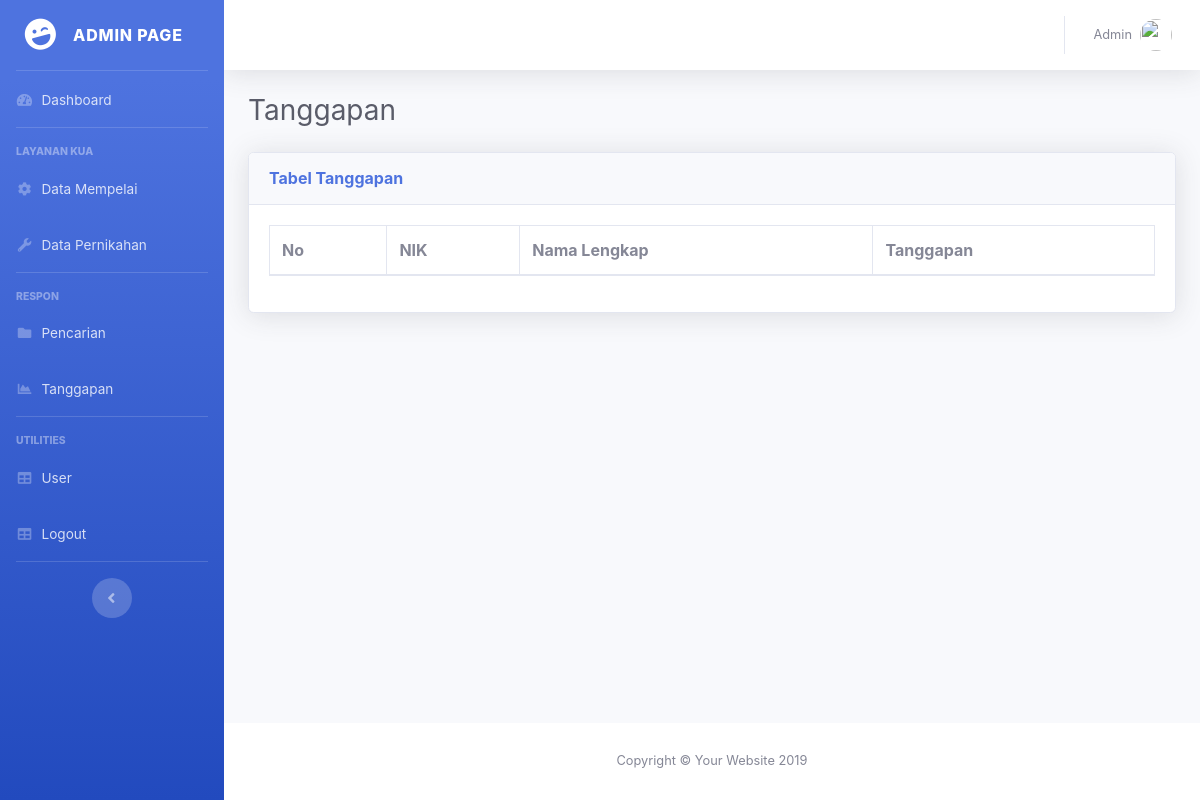
Page /index.php/tanggapan/warga on the earlier database version.
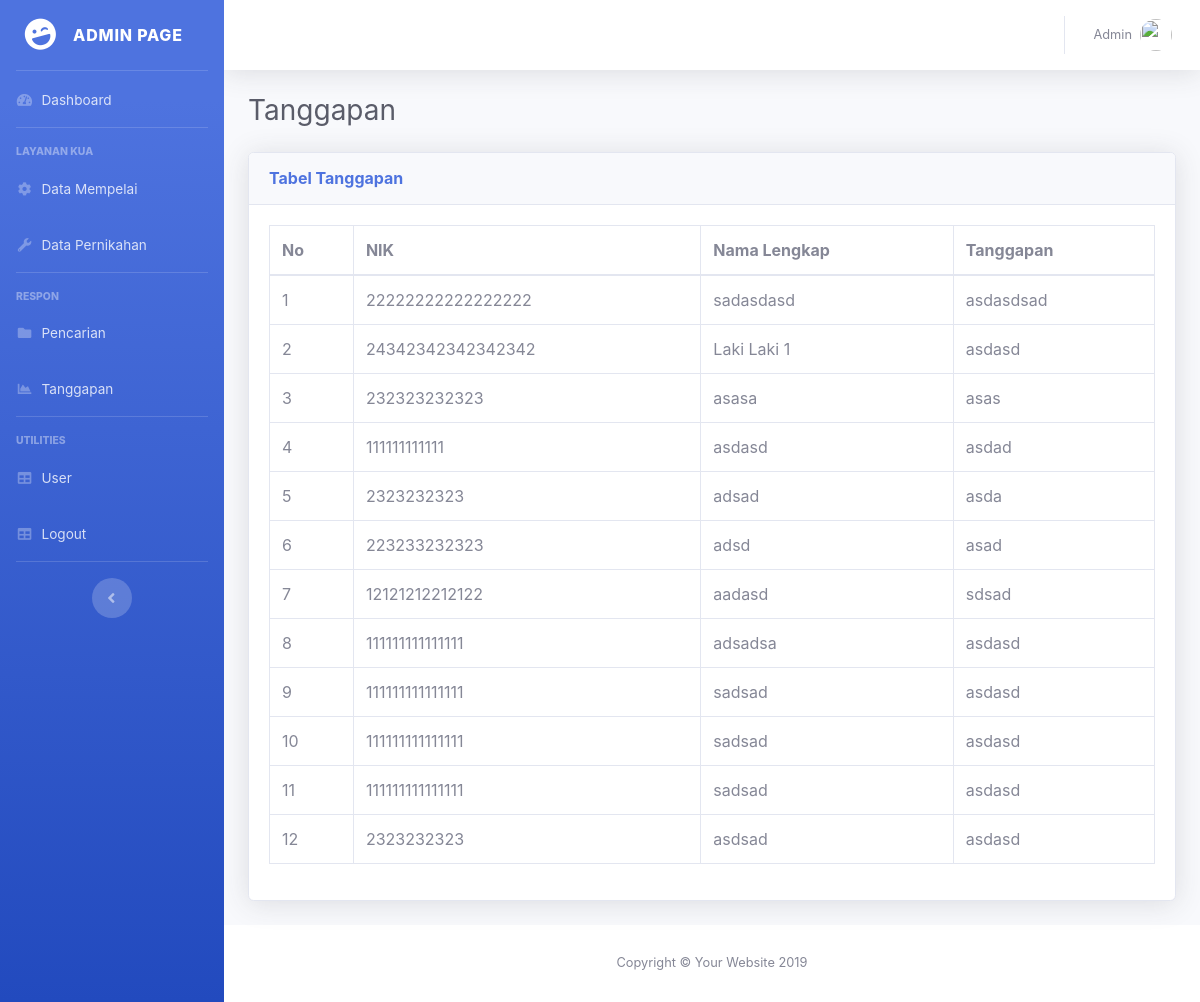
Same page on the later database version.
### tables this page shows
CREATE TABLE IF NOT EXISTS `tb_tanggapan` (
  `idtanggapan` int(11) NOT NULL AUTO_INCREMENT,
  `nik` varchar(40) DEFAULT NULL,
  `namalengkap` varchar(40) DEFAULT NULL,
  `isitanggapan` text,
  PRIMARY KEY (`idtanggapan`)
);

### application/views/admintemplate/content.php (called while the page is built)
<?php
	$this->load->view($page);

### application/views/admintemplate/wrapper.php (called while the page is built, shortened)
<?php
$this->load->view('admintemplate/header');
$this->load->view('admintemplate/content');

### application/controllers/Tanggapan.php (called while the page is built, shortened)
<?php
class Tanggapan extends CI_Controller {
	public function __construct(){
		$this->load->model(array('TanggapanModel'));
	}
	public function warga(){
		$data=array(
			'page'=>'admin/tanggapan/listtanggapan',
			'link'=>'tanggapan/warga',
			'isi'=>$this->TanggapanModel->listall()->result(),
		);
		$this->load->view('admintemplate/wrapper',$data);
	}
}

### index.php (called while the page is built, shortened)
<?php
require_once BASEPATH.'core/CodeIgniter.php';

### application/models/TanggapanModel.php (called while the page is built, shortened)
<?php
class TanggapanModel extends CI_Model {
  function listall(){
    $this->db->select('*')->from('tb_tanggapan');
    return $query=$this->db->get();
  }
}

### application/views/admin/tanggapan/listtanggapan.php (the view, shortened to what this page needs)
<div class="container-fluid">
  <div class="d-sm-flex align-items-center justify-content-between mb-4">
    <h1 class="h3 mb-0 text-gray-800">Tanggapan</h1>
  </div>
  <div class="row">
    <div class="col-xl-12 col-lg-12">
      <div class="card shadow mb-4">
        <div class="card-header py-3 d-flex flex-row align-items-center justify-content-between">
          <h6 class="m-0 font-weight-bold text-primary">Tabel Tanggapan</h6>
        </div>
        <div class="card-body">
          <div class="table-responsive">
        <table class="table table-bordered" id="dataTable" width="100%" cellspacing="0">
          <thead>
            <tr>
              <th>No</th>
              <th>NIK</th>
              <th>Nama Lengkap</th>
              <th>Tanggapan</th>
            </tr>
          </thead>
          <tbody>
            <?php
            if(!empty($isi)){
            	$no=1;
            	foreach ($isi as $i) {
            ?>
            <tr>
              <td><?=$no?></td>
              <td><?=$i->nik?></td>
              <td><?=$i->namalengkap?></td>
              <td><?=$i->isitanggapan?></td>
            </tr>
            <?php
            	$no++;}
            }
            ?>
          </tbody>
        </table>
      </div>
        </div>
      </div>
    </div>
  </div>
</div>

Differences in the rows shown:
added tb_tanggapan: nik "22222222222222222", namalengkap "sadasdasd", isitanggapan "asdasdsad"
added tb_tanggapan: nik "24342342342342342", namalengkap "Laki Laki 1", isitanggapan "asdasd"
added tb_tanggapan: nik "232323232323", namalengkap "asasa", isitanggapan "asas"
added tb_tanggapan: nik "111111111111", namalengkap "asdasd", isitanggapan "asdad"
added tb_tanggapan: nik "2323232323", namalengkap "adsad", isitanggapan "asda"
added tb_tanggapan: nik "223233232323", namalengkap "adsd", isitanggapan "asad"
added tb_tanggapan: nik "12121212212122", namalengkap "aadasd", isitanggapan "sdsad"
added tb_tanggapan: nik "111111111111111", namalengkap "adsadsa", isitanggapan "asdasd"
added tb_tanggapan: nik "111111111111111", namalengkap "sadsad", isitanggapan "asdasd"
added tb_tanggapan: nik "111111111111111", namalengkap "sadsad", isitanggapan "asdasd"
added tb_tanggapan: nik "111111111111111", namalengkap "sadsad", isitanggapan "asdasd"
added tb_tanggapan: nik "2323232323", namalengkap "asdsad", isitanggapan "asdasd"
